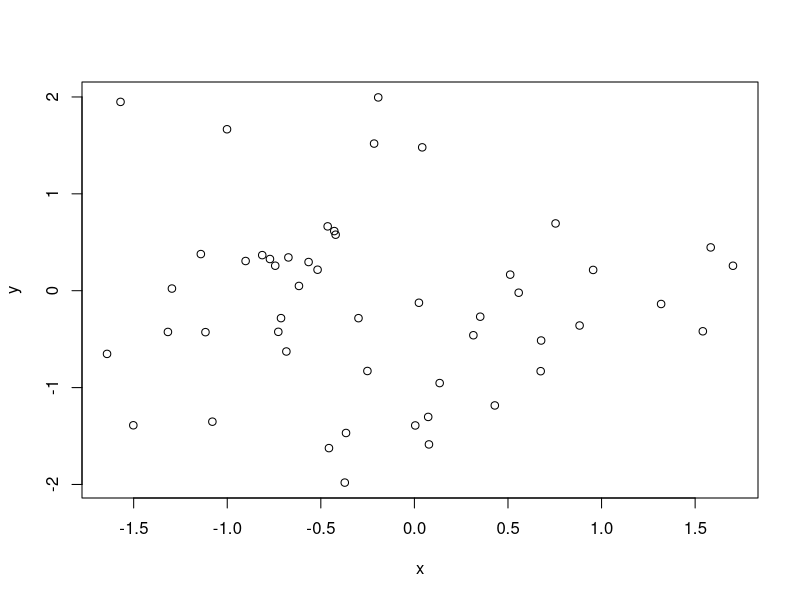
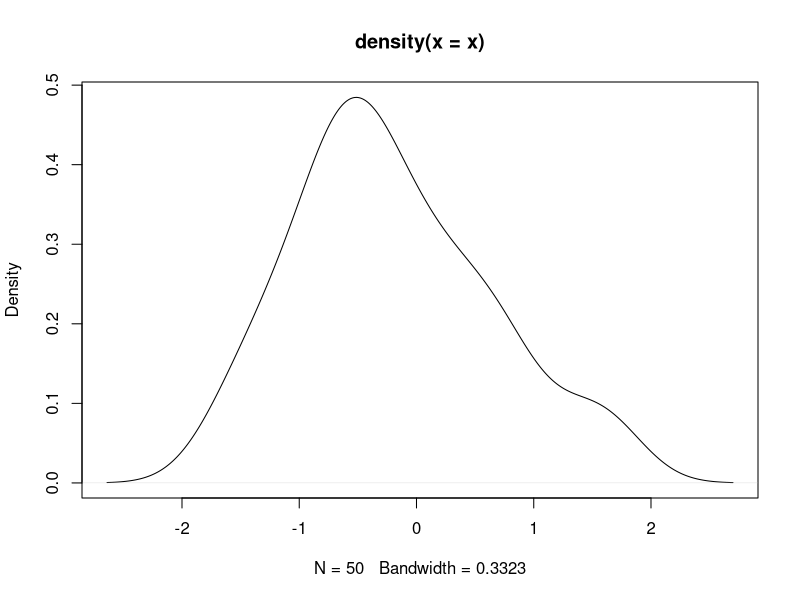

Recreate these plots in R, in order.
## Copyright (C) 2020 Vincent Goulet
##
## Ce fichier fait partie du projet «Programmer avec R»
## https://gitlab.com/vigou3/programmer-avec-r
##
## Cette création est mise à disposition sous licence
## Attribution-Partage dans les mêmes conditions 4.0
## International de Creative Commons.
## https://creativecommons.org/licenses/by-sa/4.0/

###
### COMMANDES R            
###

## Les expressions entrées à la ligne de commande sont
## immédiatement évaluées et le résultat est affiché à
## l'écran, comme avec une grosse calculatrice.
1                          # une constante
(2 + 3 * 5)^2/7            # expression mathématique
exp(3)                     # fonction exponentielle
sin(pi/2) + cos(pi/2)      # fonctions trigonométriques
gamma(5)                   # fonction gamma

## Lorsqu'une expression est syntaxiquement incomplète,
## l'invite de commande change de '> ' à '+ '.
2 -                        # expression incomplète
5 *                        # toujours incomplète
3                          # complétée

## Taper le nom d'un objet affiche son contenu. Pour une
## fonction, c'est son code source qui est affiché.
pi                         # constante numérique intégrée
letters                    # chaine de caractères intégrée
LETTERS                    # version en majuscules
rnorm                      # fonction

###
### EXEMPLE DE SESSION DE TRAVAIL
###
### (Inspiré de l'annexe A du manuel «An Introduction to R»
### livré avec R.)
###

## Afficher le répertoire de travail de R.
getwd()

## Générer deux vecteurs de nombres pseudo-aléatoires issus
## d'une loi normale centrée réduite.
x <- rnorm(50)
y <- rnorm(x)

## Graphique des couples (x, y).
plot(x, y)

## Graphique d'une approximation de la densité du vecteur x.
plot(density(x))

## Générer la suite 1, 2, ..., 10.
1:10

## La fonction 'seq' peut générer des suites plus générales.
seq(from = -5, to = 10, by = 3)
seq(from = -5, length = 10)

## La fonction 'rep' répète des valeurs.
rep(1, 5)          # répéter 1 cinq fois
rep(1:5, 5)        # répéter le vecteur 1,...,5 cinq fois
rep(1:5, each = 5) # répéter chaque élément du vecteur cinq fois

## Arithmétique vectorielle.
v <- 1:12               # initialisation d'un vecteur
v + 2                   # additionner 2 à chaque élément de v
v * -12:-1              # produit élément par élément
v + 1:3                 # le vecteur le plus court est recyclé

## Vecteur de nombres uniformes sur l'intervalle [1, 10].
v <- runif(12, min = 1, max = 10)
v

## Pour afficher le résultat d'une affectation, placer la
## commande entre parenthèses.
( v <- runif(12, min = 1, max = 10) )

## Arrondi des valeurs de v à l'entier près.
( v <- round(v) )

## Créer une matrice 3 x 4 à partir des valeurs de
## v. Remarquer que la matrice est remplie par colonne.
( m <- matrix(v, nrow = 3, ncol = 4) )

## Les opérateurs arithmétiques de base s'appliquent aux
## matrices comme aux vecteurs.
m + 2
m * 3
m ^ 2

## Éliminer la quatrième colonne afin d'obtenir une matrice
## carrée.
( m <- m[,-4] )

## Transposée et inverse de la matrice m.
t(m)
solve(m)

## Produit matriciel.
m %*% m                  # produit de m avec elle-même
m %*% solve(m)           # produit de m avec son inverse
round(m %*% solve(m))    # l'arrondi donne la matrice identité

## Consulter la rubrique d'aide de la fonction 'solve'.
?solve

## Liste des objets dans l'espace de travail.
ls()

## Nettoyage.
rm(x, y, v, m)
